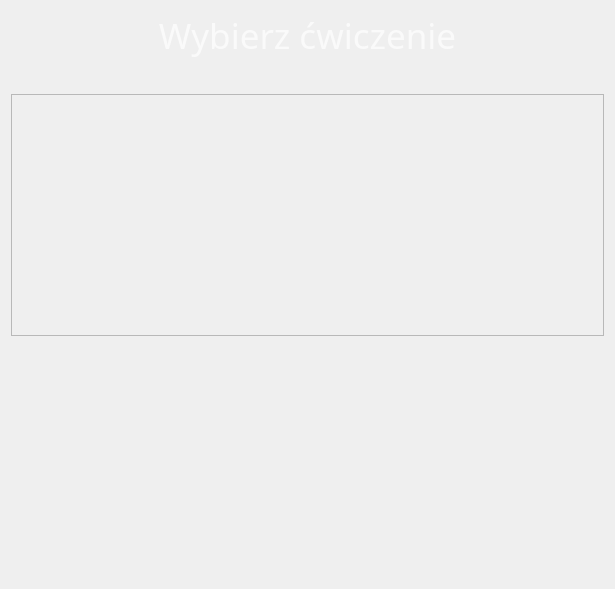
<?xml version="1.0" encoding="UTF-8"?>
<ui version="4.0">
 <class>PracticeChoiceDialog</class>
 <widget class="QDialog" name="PracticeChoiceDialog">
  <property name="geometry">
   <rect>
    <x>0</x>
    <y>0</y>
    <width>615</width>
    <height>589</height>
   </rect>
  </property>
  <property name="windowTitle">
   <string>Dialog</string>
  </property>
  <layout class="QVBoxLayout" name="verticalLayout">
   <item>
    <widget class="QLabel" name="label_title">
     <property name="font">
      <font>
       <family>Noto Sans Light</family>
       <pointsize>26</pointsize>
      </font>
     </property>
     <property name="styleSheet">
      <string notr="true">QLabel{
color: rgb(250, 250, 250);
}</string>
     </property>
     <property name="text">
      <string>Wybierz ćwiczenie</string>
     </property>
     <property name="alignment">
      <set>Qt::AlignCenter</set>
     </property>
    </widget>
   </item>
   <item>
    <spacer name="verticalSpacer_up">
     <property name="orientation">
      <enum>Qt::Vertical</enum>
     </property>
     <property name="sizeType">
      <enum>QSizePolicy::Maximum</enum>
     </property>
     <property name="sizeHint" stdset="0">
      <size>
       <width>20</width>
       <height>28</height>
      </size>
     </property>
    </spacer>
   </item>
   <item>
    <widget class="QScrollArea" name="scrollArea_exercises">
     <property name="styleSheet">
      <string notr="true">QScrollArea{
background: transparent;
border: 0px;
}
QScrollArea &gt; QWidget &gt; QWidget { background: transparent; }
QScrollArea &gt; QWidget &gt; QScrollBar { background: palette(base); }



QScrollBar:vertical
    {
        background-color: #2A2929;
        width: 20px;
        margin: 15px 3px 15px 3px;
        border: 1px transparent #2A2929;
        border-radius: 4px;
    }

    QScrollBar::handle:vertical
    {
        background-color: #296799;
        min-height: 5px;
        border-radius: 4px;
    }

    QScrollBar::sub-line:vertical
    {
        margin: 3px 0px 3px 0px;
        border-image: url(:/qss_icons/rc/up_arrow_disabled.png);
        height: 10px;
        width: 10px;
        subcontrol-position: top;
        subcontrol-origin: margin;
    }

    QScrollBar::add-line:vertical
    {
        margin: 3px 0px 3px 0px;
        border-image: url(:/qss_icons/rc/down_arrow_disabled.png);
        height: 10px;
        width: 10px;
        subcontrol-position: bottom;
        subcontrol-origin: margin;
    }

    QScrollBar::sub-line:vertical:hover,QScrollBar::sub-line:vertical:on
    {
        border-image: url(:/qss_icons/rc/up_arrow.png);
        height: 10px;
        width: 10px;
        subcontrol-position: top;
        subcontrol-origin: margin;
    }

    QScrollBar::add-line:vertical:hover, QScrollBar::add-line:vertical:on
    {
        border-image: url(:/qss_icons/rc/down_arrow.png);
        height: 10px;
        width: 10px;
        subcontrol-position: bottom;
        subcontrol-origin: margin;
    }

    QScrollBar::up-arrow:vertical, QScrollBar::down-arrow:vertical
    {
        background: none;
    }

    QScrollBar::add-page:vertical, QScrollBar::sub-page:vertical
    {
        background: none;
    }</string>
     </property>
     <property name="widgetResizable">
      <bool>true</bool>
     </property>
     <widget class="QWidget" name="widget_exercises">
      <property name="geometry">
       <rect>
        <x>0</x>
        <y>0</y>
        <width>597</width>
        <height>239</height>
       </rect>
      </property>
      <layout class="QVBoxLayout" name="verticalLayout_3">
       <item>
        <layout class="QVBoxLayout" name="verticalLayout_exercises"/>
       </item>
      </layout>
     </widget>
    </widget>
   </item>
   <item>
    <spacer name="verticalSpacer_down">
     <property name="orientation">
      <enum>Qt::Vertical</enum>
     </property>
     <property name="sizeHint" stdset="0">
      <size>
       <width>20</width>
       <height>40</height>
      </size>
     </property>
    </spacer>
   </item>
  </layout>
 </widget>
 <resources/>
 <connections/>
</ui>
